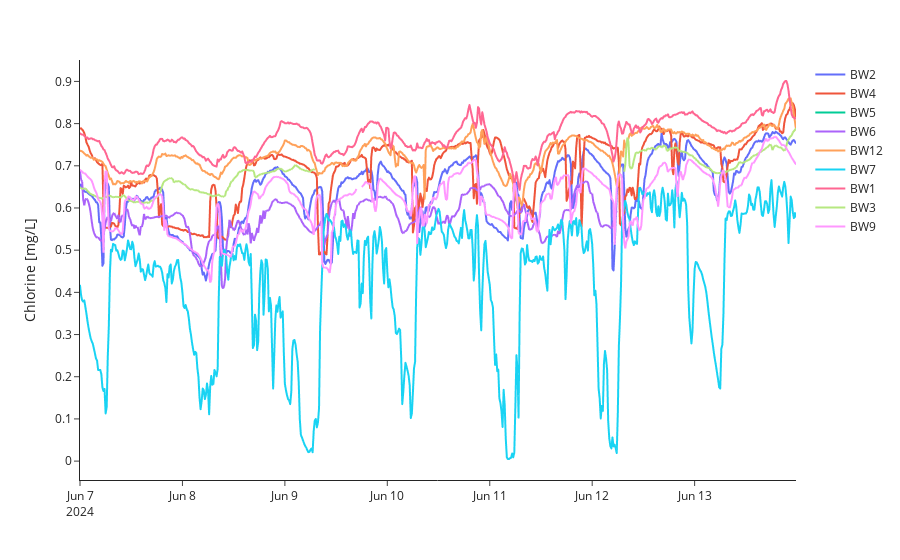

This figure's notebook cell:
### Markdown cell above
### Time series plotting
Chlorine data @ DMA inlets (sources) and distribution points.

### Code cell
try:
    wq_bwfl_ids = wq_df['bwfl_id'].unique()
    plot_wq_df = wq_df[(wq_df['data_type'] == 'chlorine')]
    fig = px.line(
        plot_wq_df,
        x='datetime',
        y='mean',
        color='bwfl_id',
    )
    fig.update_layout(
        xaxis_title='',
        yaxis_title='Chlorine [mg/L]',
        legend_title_text='',
        template='simple_white',
        height=450
    )
    fig.show()
except:
    print("Plotting data not available.")

### Figure 1 — Plotly figure (JSON) as saved in the notebook; plotly's stock layout.template omitted (floating-point values rounded to 4 significant figures; data arrays with more than 128 entries replaced by an {"elided": "..."} marker saying what was removed)
{"data": [{"hovertemplate": "bwfl_id=BW2<br>datetime=%{x}<br>mean=%{y}<extra></extra>", "legendgroup": "BW2", "line": {"color": "#636efa", "dash": "solid"}, "marker": {"symbol": "circle"}, "mode": "lines", "name": "BW2", "showlegend": true, "type": "scattergl", "x": {"elided": "672 str values"}, "xaxis": "x", "y": {"elided": "672 float values"}, "yaxis": "y"}, {"hovertemplate": "bwfl_id=BW4<br>datetime=%{x}<br>mean=%{y}<extra></extra>", "legendgroup": "BW4", "line": {"color": "#EF553B", "dash": "solid"}, "marker": {"symbol": "circle"}, "mode": "lines", "name": "BW4", "showlegend": true, "type": "scattergl", "x": {"elided": "672 str values"}, "xaxis": "x", "y": {"elided": "672 float values"}, "yaxis": "y"}, {"hovertemplate": "bwfl_id=BW5<br>datetime=%{x}<br>mean=%{y}<extra></extra>", "legendgroup": "BW5", "line": {"color": "#00cc96", "dash": "solid"}, "marker": {"symbol": "circle"}, "mode": "lines", "name": "BW5", "showlegend": true, "type": "scattergl", "x": {"elided": "672 str values"}, "xaxis": "x", "y": {"elided": "672 null values"}, "yaxis": "y"}, {"hovertemplate": "bwfl_id=BW6<br>datetime=%{x}<br>mean=%{y}<extra></extra>", "legendgroup": "BW6", "line": {"color": "#ab63fa", "dash": "solid"}, "marker": {"symbol": "circle"}, "mode": "lines", "name": "BW6", "showlegend": true, "type": "scattergl", "x": {"elided": "672 str values"}, "xaxis": "x", "y": {"elided": "672 float values"}, "yaxis": "y"}, {"hovertemplate": "bwfl_id=BW12<br>datetime=%{x}<br>mean=%{y}<extra></extra>", "legendgroup": "BW12", "line": {"color": "#FFA15A", "dash": "solid"}, "marker": {"symbol": "circle"}, "mode": "lines", "name": "BW12", "showlegend": true, "type": "scattergl", "x": {"elided": "672 str values"}, "xaxis": "x", "y": {"elided": "672 float values"}, "yaxis": "y"}, {"hovertemplate": "bwfl_id=BW7<br>datetime=%{x}<br>mean=%{y}<extra></extra>", "legendgroup": "BW7", "line": {"color": "#19d3f3", "dash": "solid"}, "marker": {"symbol": "circle"}, "mode": "lines", "name": "BW7", "showlegend": true, "type": "scattergl", "x": {"elided": "672 str values"}, "xaxis": "x", "y": {"elided": "672 float values"}, "yaxis": "y"}, {"hovertemplate": "bwfl_id=BW1<br>datetime=%{x}<br>mean=%{y}<extra></extra>", "legendgroup": "BW1", "line": {"color": "#FF6692", "dash": "solid"}, "marker": {"symbol": "circle"}, "mode": "lines", "name": "BW1", "showlegend": true, "type": "scattergl", "x": {"elided": "672 str values"}, "xaxis": "x", "y": {"elided": "672 float values"}, "yaxis": "y"}, {"hovertemplate": "bwfl_id=BW3<br>datetime=%{x}<br>mean=%{y}<extra></extra>", "legendgroup": "BW3", "line": {"color": "#B6E880", "dash": "solid"}, "marker": {"symbol": "circle"}, "mode": "lines", "name": "BW3", "showlegend": true, "type": "scattergl", "x": {"elided": "672 str values"}, "xaxis": "x", "y": {"elided": "672 float values"}, "yaxis": "y"}, {"hovertemplate": "bwfl_id=BW9<br>datetime=%{x}<br>mean=%{y}<extra></extra>", "legendgroup": "BW9", "line": {"color": "#FF97FF", "dash": "solid"}, "marker": {"symbol": "circle"}, "mode": "lines", "name": "BW9", "showlegend": true, "type": "scattergl", "x": {"elided": "672 str values"}, "xaxis": "x", "y": {"elided": "672 float values"}, "yaxis": "y"}], "layout": {"autosize": true, "legend": {"title": {"text": ""}, "tracegroupgap": 0}, "margin": {"t": 60}, "xaxis": {"anchor": "y", "autorange": true, "domain": [0, 1], "range": ["2024-06-07", "2024-06-13 23:45"], "title": {"text": ""}, "type": "date"}, "yaxis": {"anchor": "x", "autorange": true, "domain": [0, 1], "range": [-0.04478, 0.9508], "title": {"text": "Chlorine [mg/L]"}, "type": "linear"}}}
